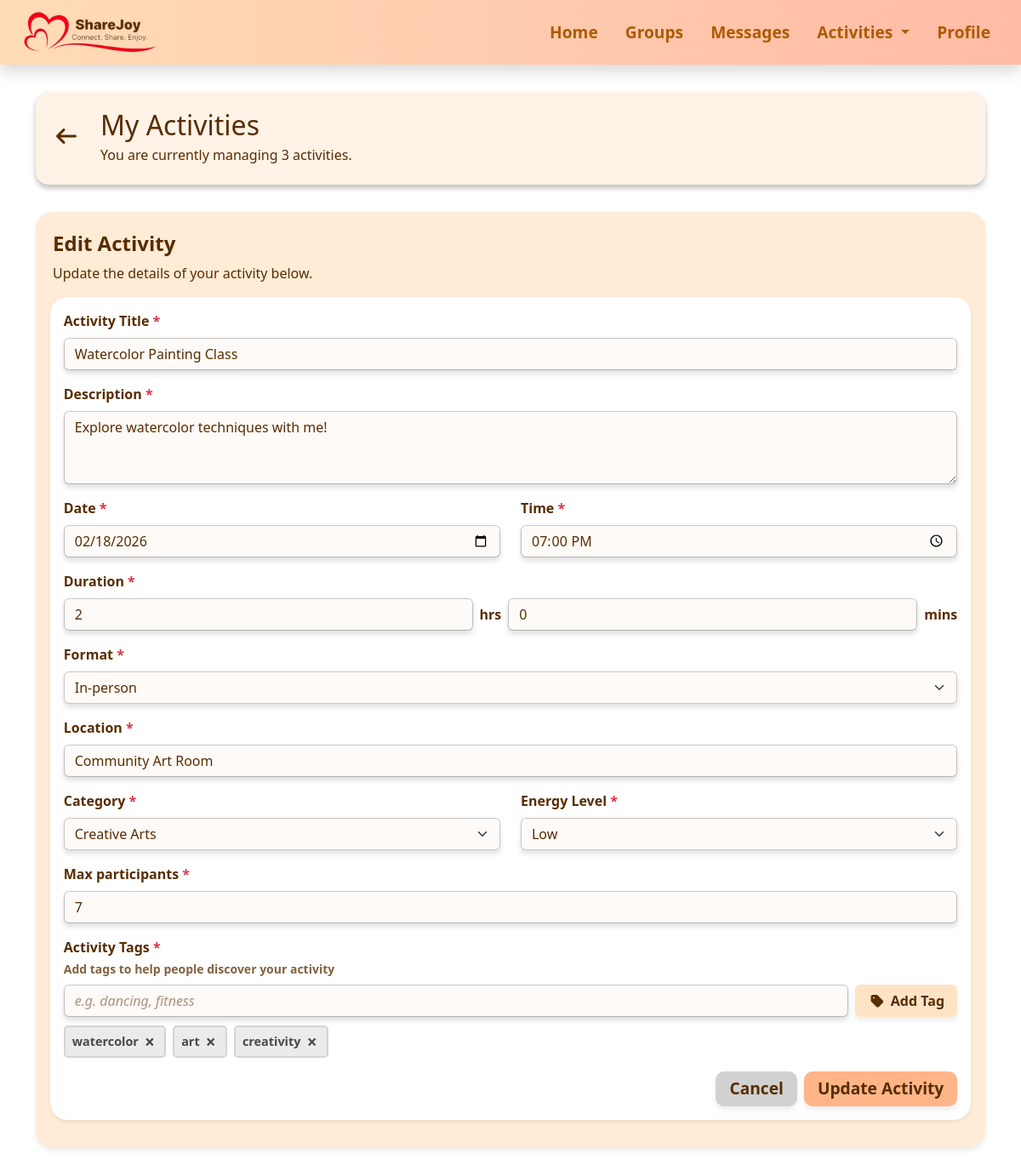
The app's page /activities/edit/2 (signed in) with its own data.
### activities.py (models this page shows)
class Activity(db.Model):
    __tablename__ = "activity"
    id = db.Column(db.Integer, primary_key=True, autoincrement=True)
    creator_id = db.Column(db.Integer, db.ForeignKey('user.id'), nullable=False)
    name = db.Column(db.String(100), nullable=False)
    description = db.Column(db.Text)
    type = db.Column(db.String(50))
    date = db.Column(db.String(20))
    time = db.Column(db.String(10))
    duration_hours = db.Column(db.Integer)
    duration_minutes = db.Column(db.Integer)
    format_type = db.Column(db.String(20))
    energy = db.Column(db.String(10))
    participants = db.Column(db.Integer)
    max_participants = db.Column(db.Integer)
    tags = db.Column(db.String(200))
    location = db.Column(db.String(100))
    creator = db.relationship("User", backref="created_activities")

### app.py (the view, shortened to what this page needs)
@app.route('/activities/edit/<int:activity_id>', methods=['GET', 'POST'])
@login_required
def edit_activity(activity_id):
    activity = Activity.query.get_or_404(activity_id)
    user = get_current_user()
    if activity.creator_id != user.id:
        abort(403)
    tags = activity.tags.split(',') if activity.tags else []
    my_activities_count = Activity.query.filter_by(creator_id=user.id).count()
    return render_template(
        'activity_edit.html',
        title="Edit Activity",
        num_activities=my_activities_count,
        activity=activity,
        tags=tags
    )

### app.py (called while the page is built)
def login_required(f):
    @wraps(f)
    def decorated_function(*args, **kwargs):
        user = get_current_user()
        if not user:
            session.clear()  # clear stale session
            flash('Please log in to access this page.', 'error')
            return redirect(url_for('loginpage'))
        return f(*args, **kwargs)
    return decorated_function

def get_current_user():
    user_id = session.get('user_id')
    if user_id:
        user = db.session.get(User, user_id)
        if user:
            return user
    return None

### templates/activity_edit.html (shortened to what this page needs)
{% extends "base.html" %}
{% block extra_css %}
<link rel="stylesheet" href="{{ url_for('static', filename='css/activities.css') }}">
<link rel="stylesheet" href="{{ url_for('static', filename='css/activities_form.css') }}">
<link rel="stylesheet" href="{{ url_for('static', filename='css/activities_edit.css') }}">
{% endblock %}
{% block content %}
<div class="section-box d-flex flex-column flex-md-row justify-content-between align-items-start align-items-md-center">
    <div class="d-flex align-items-center mb-2">
        <a href="{{ url_for('activities') }}" class="btn btn-link p-0 me-3">
            <i class="fa-solid fa-arrow-left me-2"></i>
        </a>
        <div>
            <h1 class="mb-1">My Activities</h1>
            <p class="mb-0">
                You are currently managing {{ num_activities }}
                {% if num_activities == 1 %}activity{% else %}activities{% endif %}.
            </p>
        </div>
    </div>
</div>
<div class="container sectionbox1 mx-auto">
    <div class="card-header mx-auto">
        <h2 class="fw-semibold">Edit Activity</h2>
        <p>Update the details of your activity below.</p>
    </div>
    <div class="card shadow-sm sectionbox2 mx-auto">
        <div class="card-body">
            <form method="post">
                <div class="mb-3">
                    <label class="form-label fw-semibold">Activity Title <span class="text-danger">*</span></label>
                    <input type="text" class="form-control" name="name" value="{{ activity.name }}" required>
                </div>
                <div class="mb-3">
                    <label class="form-label fw-semibold">Description <span class="text-danger">*</span></label>
                    <textarea class="form-control" rows="3" name="description"
                        required>{{ activity.description }}</textarea>
                </div>
                <div class="row mb-3">
                    <div class="col-md-6">
                        <label class="form-label fw-semibold">Date <span class="text-danger">*</span></label>
                        <input type="date" name="date" class="form-control" value="{{ activity.date }}" required>
                    </div>
                    <div class="col-md-6">
                        <label class="form-label fw-semibold">Time <span class="text-danger">*</span></label>
                        <input type="time" name="time" class="form-control" value="{{ activity.time }}" required>
                    </div>
                </div>
                <div class="mb-3">
                    <label class="form-label fw-semibold">Duration <span class="text-danger">*</span></label>
                    <div class="d-flex gap-2 align-items-center">
                        <input type="number" name="duration_hours" class="form-control" min="0" max="23"
                            value="{{ activity.duration_hours }}" required>
                        <span class="fw-semibold formL">hrs</span>
                        <input type="number" name="duration_minutes" class="form-control" min="0" max="59"
                            value="{{ activity.duration_minutes }}" required>
                        <span class="fw-semibold formL">mins</span>
                    </div>
                </div>
                <div class="mb-3">
                    <label class="form-label fw-semibold">Format <span class="text-danger">*</span></label>
                    <select class="form-select" name="format_type" id="format-select" required>
                        <option value="In-Person" {% if activity.format_type=='In-Person' %}selected{% endif %}>
                            In-person
                        </option>
                    </select>
                </div>
                <div class="mb-3" id="location-field" {% if activity.format_type=='In-Person' %}class="show" {% endif
                    %}>
                    <label class="form-label fw-semibold">Location <span class="text-danger">*</span></label>
                    <input type="text" class="form-control" name="location" placeholder="Enter activity location..."
                        value="{{ activity.location }}">
                </div>
                <div class="row mb-3">
                    <div class="col-md-6">
                        <label class="form-label fw-semibold">Category <span class="text-danger">*</span></label>
                        <select class="form-select" name="type" required>
                            {% for category in ['Creative Arts','Social','Learning','Physical','Nature','Technology'] %}
                            <option {% if activity.type==category %}selected{% endif %}>{{ category }}</option>
                            {% endfor %}
                        </select>
                    </div>
                    <div class="col-md-6">
                        <label class="form-label fw-semibold">Energy Level <span class="text-danger">*</span></label>
                        <select class="form-select" name="energy" required>
                            {% for level in ['Low','Medium','High'] %}
                            <option {% if activity.energy==level %}selected{% endif %}>{{ level }}</option>
                            {% endfor %}
                        </select>
                    </div>
                </div>
                <div class="mb-3">
                    <label class="form-label fw-semibold">Max participants <span class="text-danger">*</span></label>
                    <input type="number" name="max_participants" class="form-control" min="2" max="25"
                        value="{{ activity.max_participants }}" required>
                </div>
                <div class="mb-3">
                    <label class="form-label fw-semibold tagslabel1">Activity Tags <span
                            class="text-danger">*</span></label>
                    <p class="form-text fw-semibold tagslabel2">Add tags to help people discover your activity</p>
                    <div class="d-flex gap-2 mb-1">
                        <input type="text" id="tag-input" class="form-control" placeholder="e.g. dancing, fitness">
                        <button type="button" id="add-tag-btn" class="btn fw-semibold"><i
                                class="fa-solid fa-tag"></i>Add Tag</button>
                    </div>
                    <div id="tags-container" class="d-flex flex-wrap gap-2">
                        {% for tag in tags %}
                        <span class="badge bg-secondary d-flex align-items-center gap-1">
                            {{ tag }} <button type="button" class="tag-delete">×</button>
                        </span>
                        {% endfor %}
                    </div>
                </div>
                <div class="d-flex justify-content-end gap-2">
                    <a href="{{ url_for('activities') }}" class="btn cancelbtn fw-semibold">Cancel</a>
                    <button type="button" id="edit-btn" class="btn dobtn fw-semibold">
                        Update Activity
                    </button>
                </div>
            </form>
        </div>
    </div>
</div>
{% endblock %}

### static/css/base.css (style rules this page uses)
.section-box { width: 100%; min-height: 100px; color: #582D00; background-color: #fff2e6; box-shadow: 0 4px 6px rgba(0, 0, 0, 0.256); padding: 20px 20px 15px 20px; margin: 2rem auto; border-radius: 15px; }
body { padding-bottom: 2rem;; }
h1 { font-size: 2rem; }
body, input, textarea, .form-label, .formL { color: #582D00 !important; }
.fa-arrow-left { color: #582D00; font-weight: semibold; font-size: 1.5rem; }
.form-control, .form-select { background-color: #FDFAF7; border: 1px solid rgba(0, 0, 0, 0.2); box-shadow: 0 4px 6px rgba(0, 0, 0, 0.13); }
.form-control::placeholder, .form-select::placeholder, input#date::placeholder, input#time::placeholder, .form-select option[value=""], .form-select:has(option[value=""]:checked) { font-style: italic; color: #AA937B; }
.form-select option:not([value=""]), .form-select:has(option:not([value=""]):checked) { font-style: normal; color: #582D00; }
.sectionbox1 { background-color: #FFEBD6; width: 100%; border-radius: 20px; padding: 0.5rem 0 2rem 0; box-shadow: 0 4px 6px rgba(0, 0, 0, 0.08); }
.sectionbox2 { background-color: #fff; width: 97%; border-radius: 20px; border: none; box-shadow: 0 4px 6px rgba(0, 0, 0, 0.08); }
h2 { font-size: 1.5rem; }
.card-header { padding: 0.9rem 20px 0 20px; }
.cancelbtn, .dobtn, .cancel-btn, .successbtn, .okbtn, .redbtn, .cta-btn, .search-btn, #toggle-filters, .clearbtn { border: none; box-shadow: 0 4px 6px rgba(0, 0, 0, 0.08); padding: 0.4rem 1rem; border-radius: 10px; font-weight: 600; transition: none; }
.cancelbtn, .cancel-btn { background: #D1D1D1; color: #582D00; font-size: 1.2rem; }
.dobtn, .successbtn { background: #FFB587; color: #582D00; font-size: 1.2rem; }
.cancelbtn, .dobtn, .cancel-btn, .successbtn, .okbtn, .redbtn, .cta-btn, .search-btn, .clearbtn, .join-btn, .maxbtn, .createdbtn, .joined { -webkit-appearance: none; -moz-appearance: none; appearance: none; outline: none !important; border: none !important; }

### static/css/activities.css (style rules this page uses)
.badge { font-size: 0.8rem; padding: 0.2rem 0.55rem 0.25rem 0.2rem; border-radius: 8px; font-weight: 600; }

### static/css/activities_form.css (style rules this page uses)
#tags-container .badge { margin-top: 0.4rem; display: flex; align-items: center; gap: 0.3rem; padding: 0.4rem 0.5rem; font-size: 0.9rem; background-color: #EBEBEB !important; color: #494949; border: 2px solid #D4D4D4; border-radius: 5px; }
#tags-container .tag-delete { border: none; background: none; color: #494949 !important; font-weight: 600 !important; cursor: pointer; line-height: 1; padding: 0 0.2rem; font-size: 1.3rem; }
.tagslabel1 { margin-bottom: 0.2rem; }
.tagslabel2 { margin: 0 0 0.5rem; color: #826240; }
#add-tag-btn { background: #FFE3C5; border: none; box-shadow: 0 4px 6px rgba(0, 0, 0, 0.08); color: #582D00; min-width: 120px; }
.fa-tag { margin-right: 0.4rem; }

### static/css/activities_edit.css (style rules this page uses)
#location-field { display: none; }

### records on screen
Activity: name "Watercolor Painting Class", description "Explore watercolor techniques with me!", date "02/18/2026", time "19:00", duration_hours "2", duration_minutes "0", format_type "In-person", location "Community Art Room", type "Creative Arts", energy "Low", max_participants "7"

### other values on screen
{{ num_activities }} "3"
{{ tag }} "watercolor" "art" "creativity"
